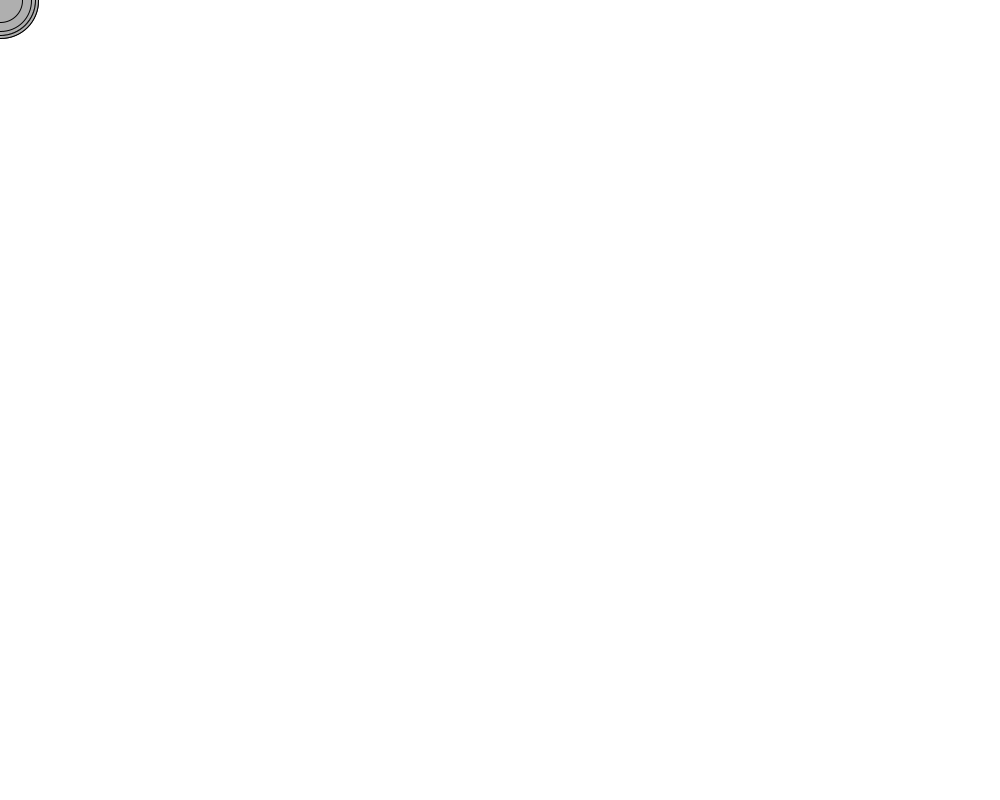
Frame 1 (no input)
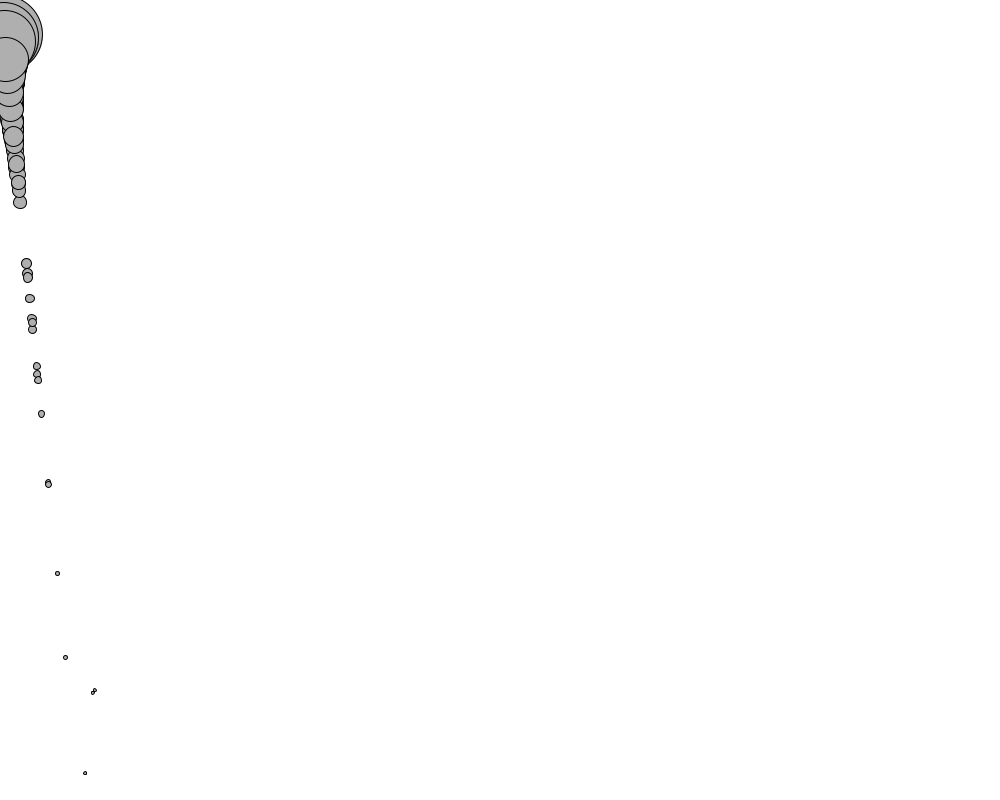
Frame 60 (the mouse pressed at the canvas centre just before this capture)
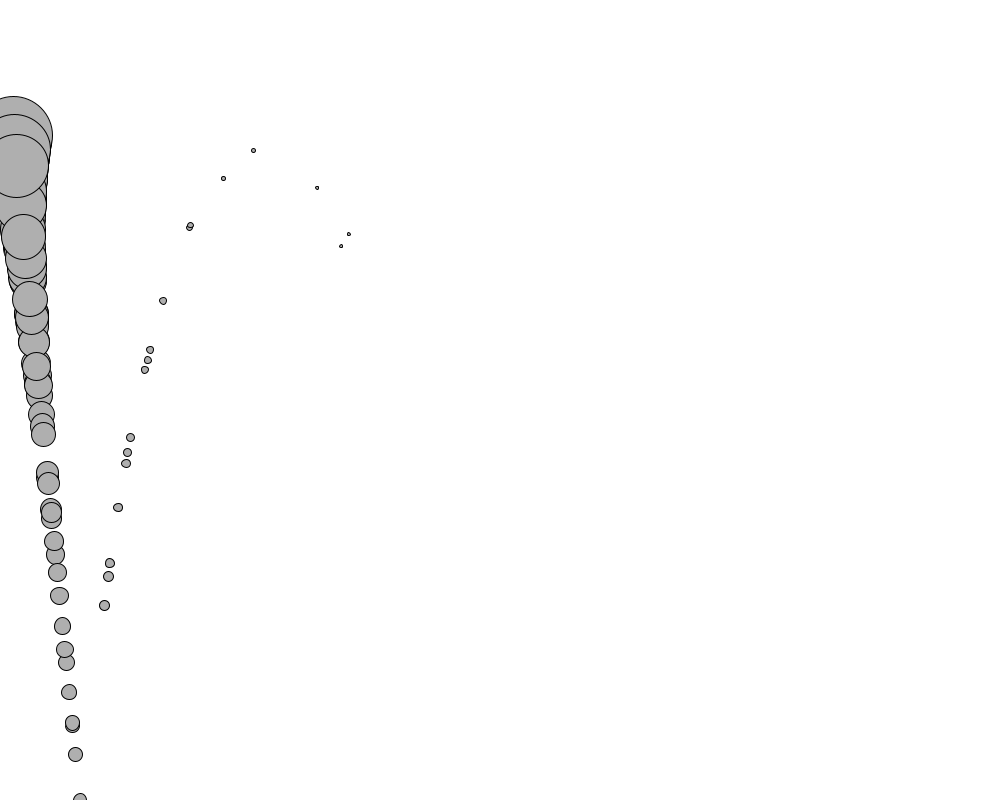
Frame 120 (the mouse held since frame 60 and released just before this capture)

The Processing sketch that drew these frames (run headless with seeded random() and noise(); from frame 60 on, the mouse is pressed at the canvas centre):

// Processing sketch: ch2_friction
// ── ch2_friction.pde
Mover[] movers = new Mover[100];


void setup(){
  size(1000, 800);
  
  for(int i = 0; i < movers.length; i++){
    movers[i] = new Mover(random(0.1, 5), 0, 0);
  }
}


void draw(){
  background(255);

  PVector wind = new PVector(0.01, 0);
  PVector gravity = new PVector(0, 0.1);

  for(int i = 0; i < movers.length; i++){
    float c = 0.01;
    
    PVector friction = movers[i].velocity.get();
    friction.mult(-1);
    friction.normalize();
    friction.mult(c);
    
    movers[i].applyForce(friction);
    movers[i].applyForce(wind);  
    movers[i].applyForce(gravity);

    movers[i].update();
    movers[i].display();
    movers[i].checkEdges();
  }
}
// ── Mover.pde
class Mover {
  PVector acceleration;
  PVector location;
  PVector velocity;

  float mass;

  Mover(float m, float x, float y){
    mass = m;
    
    location = new PVector(x, y);
    velocity = new PVector(0,0);
    acceleration = new PVector(0,0);  
}

  void applyForce(PVector force){
    PVector f = PVector.div(force, mass);
    acceleration.add(f);
  }
  
  void update(){
    velocity.add(acceleration);
    location.add(velocity);
    
    acceleration.mult(0);
  }
  
  void display(){
    stroke(0);
    fill(175);

    ellipse(location.x,location.y,mass*16,mass*16);
  }
 
  void checkEdges() {
    if (location.x > width) {
      location.x = width;
      velocity.x *= -1;
    } else if (location.x < 0) {
      velocity.x *= -1;
      location.x = 0;
    }
 
    if (location.y > height) {
      velocity.y *= -1;
      location.y = height;
    }
  }
} 
